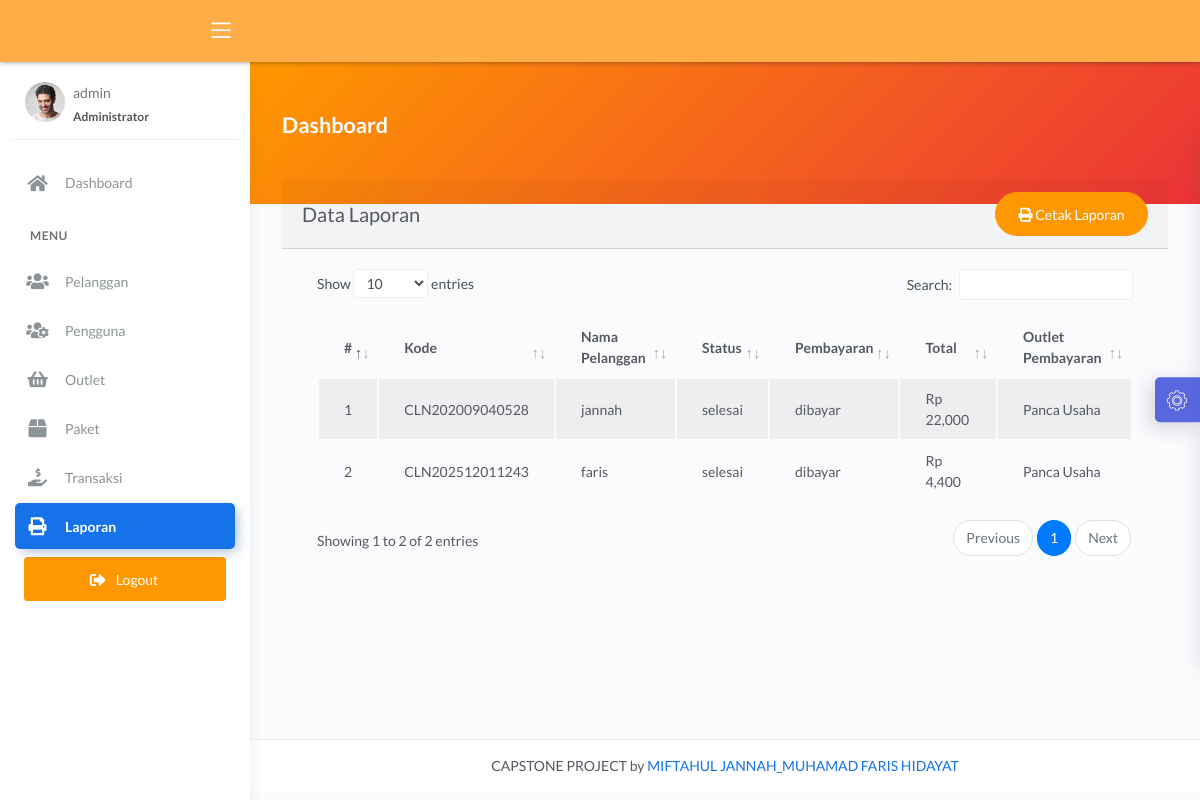
Page /admin/laporan.php (signed in) on the committed database.
### tables this page shows
CREATE TABLE `transaksi` (
  `id_transaksi` int(11) NOT NULL,
  `outlet_id` int(11) DEFAULT NULL,
  `kode_invoice` varchar(228) DEFAULT NULL,
  `id_pelanggan` int(11) DEFAULT NULL,
  `tgl` datetime DEFAULT NULL,
  `batas_waktu` datetime DEFAULT NULL,
  `tgl_pembayaran` datetime DEFAULT NULL,
  `biaya_tambahan` int(11) DEFAULT NULL,
  `diskon` double DEFAULT NULL,
  `pajak` int(11) DEFAULT NULL,
  `status` enum('baru','proses','selesai','diambil') DEFAULT NULL,
  `status_bayar` enum('dibayar','belum') DEFAULT NULL,
  `id_user` int(11) DEFAULT NULL
);

CREATE TABLE `pelanggan` (
  `id_pelanggan` int(11) NOT NULL,
  `nama_pelanggan` varchar(228) NOT NULL,
  `alamat_pelanggan` text NOT NULL,
  `jenis_kelamin` enum('L','P') NOT NULL,
  `telp_pelanggan` varchar(15) NOT NULL,
  `no_ktp` varchar(30) NOT NULL
);

CREATE TABLE `detail_transaksi` (
  `id_detail` int(11) NOT NULL,
  `id_transaksi` int(11) NOT NULL,
  `id_paket` int(11) NOT NULL,
  `qty` double NOT NULL,
  `total_harga` double NOT NULL,
  `keterangan` text NOT NULL,
  `total_bayar` int(11) NOT NULL
);

CREATE TABLE `outlet` (
  `id_outlet` int(11) NOT NULL,
  `nama_outlet` varchar(228) DEFAULT NULL,
  `alamat_outlet` text DEFAULT NULL,
  `telp_outlet` varchar(15) DEFAULT NULL
);

### admin/laporan.php (the view, shortened to what this page needs)
<?php
$title = 'Data Laporan';
require 'koneksi.php';
$query = "SELECT transaksi.*, pelanggan.nama_pelanggan, detail_transaksi.total_harga, outlet.nama_outlet FROM transaksi INNER JOIN pelanggan ON pelanggan.id_pelanggan = transaksi.id_pelanggan INNER JOIN detail_transaksi ON detail_transaksi.id_transaksi = transaksi.id_transaksi INNER JOIN outlet ON outlet.id_outlet = transaksi.outlet_id";
$data = mysqli_query($conn, $query);
require 'header.php';
?>
<div class="panel-header bg-primary-gradient">
    <div class="page-inner py-5">
        <div class="d-flex align-items-left align-items-md-center flex-column flex-md-row">
            <div>
                <h2 class="text-white pb-2 fw-bold">Dashboard</h2>
            </div>
        </div>
    </div>
</div>
<div class="page-inner mt--5">
    <diva class="row">
        <div class="col-md-12">
            <div class="card-white">
                <div class="card-header">
                    <div class="d-flex align-items-center">
                        <h4 class="card-title"><?= $title; ?></h4>
                        <a href="cetak.php" target="_blank" class="btn btn-primary btn-round ml-auto">
                            <i class="fas fa-print"></i>
                            Cetak Laporan
                        </a>
                    </div>
                </div>
                <div class="card-body">
                    <div class="table-responsive">
                        <table id="basic-datatables" class="display table table-striped table-hover">
                            <thead>
                                <tr>
                                    <th style="width: 7%">#</th>
                                    <th>Kode</th>
                                    <th>Nama Pelanggan</th>
                                    <th>Status</th>
                                    <th>Pembayaran</th>
                                    <th>Total</th>
                                    <th>Outlet Pembayaran</th>
                                </tr>
                            </thead>
                            <tbody>
                                <?php
                                $no = 1;
                                if (mysqli_num_rows($data) > 0) {
                                    while ($trans = mysqli_fetch_assoc($data)) {
                                ?>
                                        <tr>
                                            <td><?= $no++; ?></td>
                                            <td><?= $trans['kode_invoice']; ?></td>
                                            <td><?= $trans['nama_pelanggan']; ?></td>
                                            <td><?= $trans['status']; ?></td>
                                            <td><?= $trans['status_bayar']; ?></td>
                                            <td><?= 'Rp ' . number_format($trans['total_harga']); ?></td>
                                            <td><?= $trans['nama_outlet']; ?></td>
                                        </tr>
                                <?php }
                                }
                                ?>
                            </tbody>
                        </table>
                    </div>
                </div>
            </div>
        </div>
</div>
</div>
<?php
require 'footer.php';
?>

### admin/header.php (style rules this page uses)
:root { --main-orange: #ff9800; --main-orange-light: #eb3337ff; }
.panel-header, .bg-primary-gradient { background: linear-gradient(135deg, var(--main-orange), var(--main-orange-light)) !important; }
.btn-primary, .btn-warning, .btn-orange { background-color: var(--main-orange) !important; border-color: var(--main-orange) !important; }

### rows in the picture
transaksi: kode_invoice "CLN202009040528", id_pelanggan.nama_pelanggan "jannah", status "selesai", status_bayar "dibayar", detail_transaksi.total_harga "22,000", outlet.nama_outlet "Panca Usaha"
transaksi: kode_invoice "CLN202512011243", id_pelanggan.nama_pelanggan "faris", status "selesai", status_bayar "dibayar", detail_transaksi.total_harga "4,400", outlet.nama_outlet "Panca Usaha"

### other values in the picture
$_SESSION['username'] "admin"
$title "Data Laporan"
